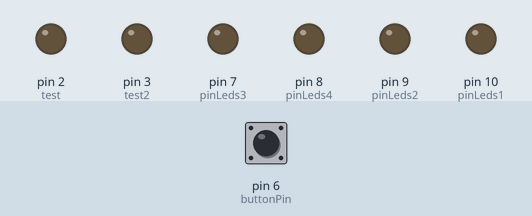
Simulated run of this sketch. Board: Arduino Uno, built with avr-gcc and run on an emulated ATmega328P. On the bench: output pins drawn as LEDs (lit = HIGH). The inputs (shaded band) are chosen by the test bench; at power-on: pin 6 (buttonPin) LOW. Random numbers use the default seed unless the sketch sets one.

Above: at 1.2 s.
1.3 s: pin 6 (buttonPin) pulled HIGH for 3.2 s
At 1.8 s:
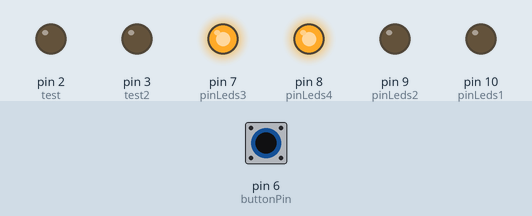
6.8 s: pin 6 (buttonPin) pulled HIGH for 0.15 s
At 9.6 s:
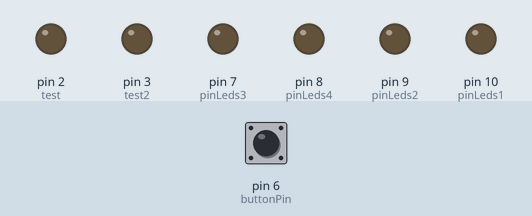
9.9 s: pin 6 (buttonPin) driven HIGH
12.9 s: pin 6 (buttonPin) driven LOW
14.4 s: pin 6 (buttonPin) driven HIGH
At 15.3 s:
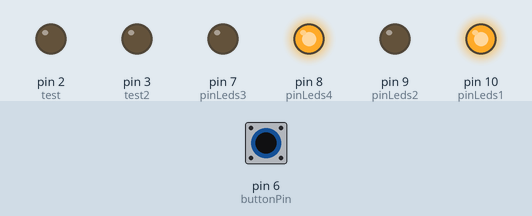
Timing chart, 0 to 31.9 s (numbered marks = the images above; inputs shaded):
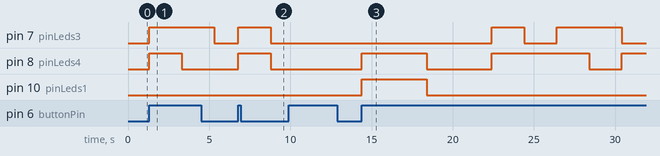

The sketch:

sketch_sep25a.ino
```cpp
int pinLeds1 = 10;
int pinLeds2 = 9;
int pinLeds3 = 7;
int pinLeds4 = 8;
int buttonPin = 6;
int pinLed52 = 11;
int test = 2;
int test2 = 3;
int buttonState;
long ran;
int time = 2000;

void setup ()
{
  pinMode (pinLeds1, OUTPUT);
  pinMode (pinLeds2, OUTPUT);
  pinMode (pinLeds3, OUTPUT);
  pinMode (pinLeds4, OUTPUT);
  pinMode (buttonPin, INPUT);
  pinMode (test, OUTPUT);
  pinMode (test2, OUTPUT);
  randomSeed(analogRead(0));
}

void loop()
{
  buttonState = digitalRead(buttonPin);
  if (buttonState == HIGH){
    ran = random(0, 7);
    if (ran == 1){
      digitalWrite (pinLeds3, HIGH);
      delay (time);
    }
    if (ran == 2){
      digitalWrite (pinLeds4, HIGH);
      delay (time);
    }
    if (ran == 3){
      digitalWrite (pinLeds4, HIGH);
      digitalWrite (pinLeds3, HIGH);
      delay (time);
    }
    if (ran == 4){
      digitalWrite (pinLeds1, HIGH);
      digitalWrite (pinLeds4, HIGH);
      delay (time);
    }
    if (ran == 5){
      digitalWrite (pinLeds1, HIGH);
      digitalWrite (pinLeds3, HIGH);
      digitalWrite (pinLeds4, HIGH);
      delay (time);
   }
   if (ran == 6){
      pinMode (pinLeds1, OUTPUT);
      pinMode (pinLeds2, OUTPUT);
      pinMode (pinLeds4, OUTPUT);
      pinMode (test, OUTPUT);
      pinMode (test2, OUTPUT);
      delay (time);
   }
  }
  digitalWrite (pinLeds1, LOW);
  digitalWrite (pinLeds2, LOW);
  digitalWrite (pinLeds3, LOW);
  digitalWrite (pinLeds4, LOW);
  digitalWrite (test, LOW);
  digitalWrite (test2, LOW);
}
```

Measured:
- after the input at 1.3 s, pin 7 (pinLeds3): LOW → HIGH at once, → LOW 4.0 s later; pin 8 (pinLeds4): LOW → HIGH at once, → LOW 2.0 s later
- after the input at 6.8 s, pin 7 (pinLeds3), pin 8 (pinLeds4): LOW → HIGH at once, → LOW 2.0 s later
- after the input at 9.9 s, every drawn part: stays the same
- after the input at 12.9 s, every drawn part: stays the same
- after the input at 14.4 s, pin 7 (pinLeds3): LOW → HIGH after 8.0 s, → LOW 2.0 s later, → HIGH 2.0 s later, → LOW 4.0 s later; pin 8 (pinLeds4): goes HIGH 4.0 s, LOW 4.0 s, HIGH 6.0 s, LOW 2.0 s, then HIGH, starting at once; pin 10 (pinLeds1): LOW → HIGH at once, → LOW 4.0 s later
